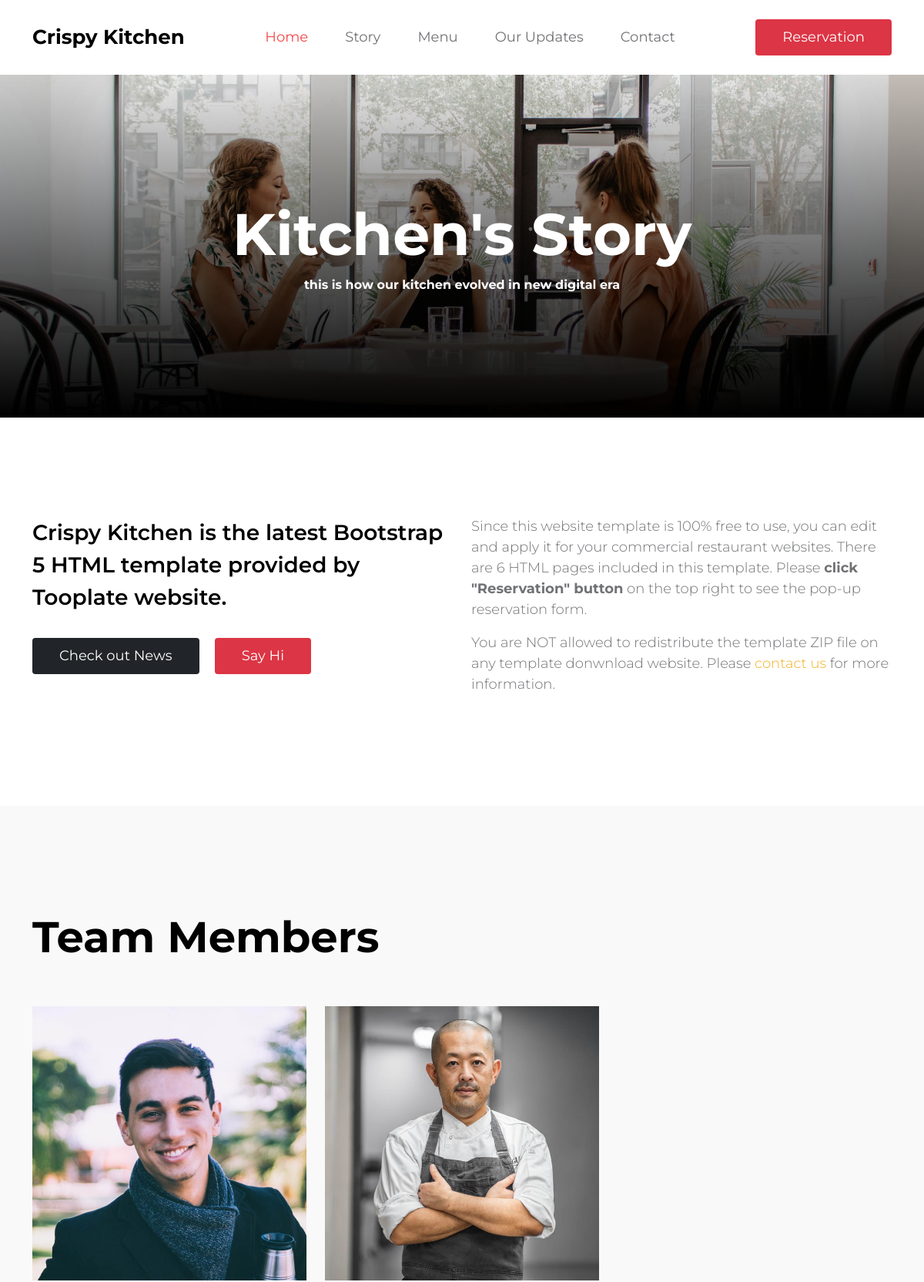
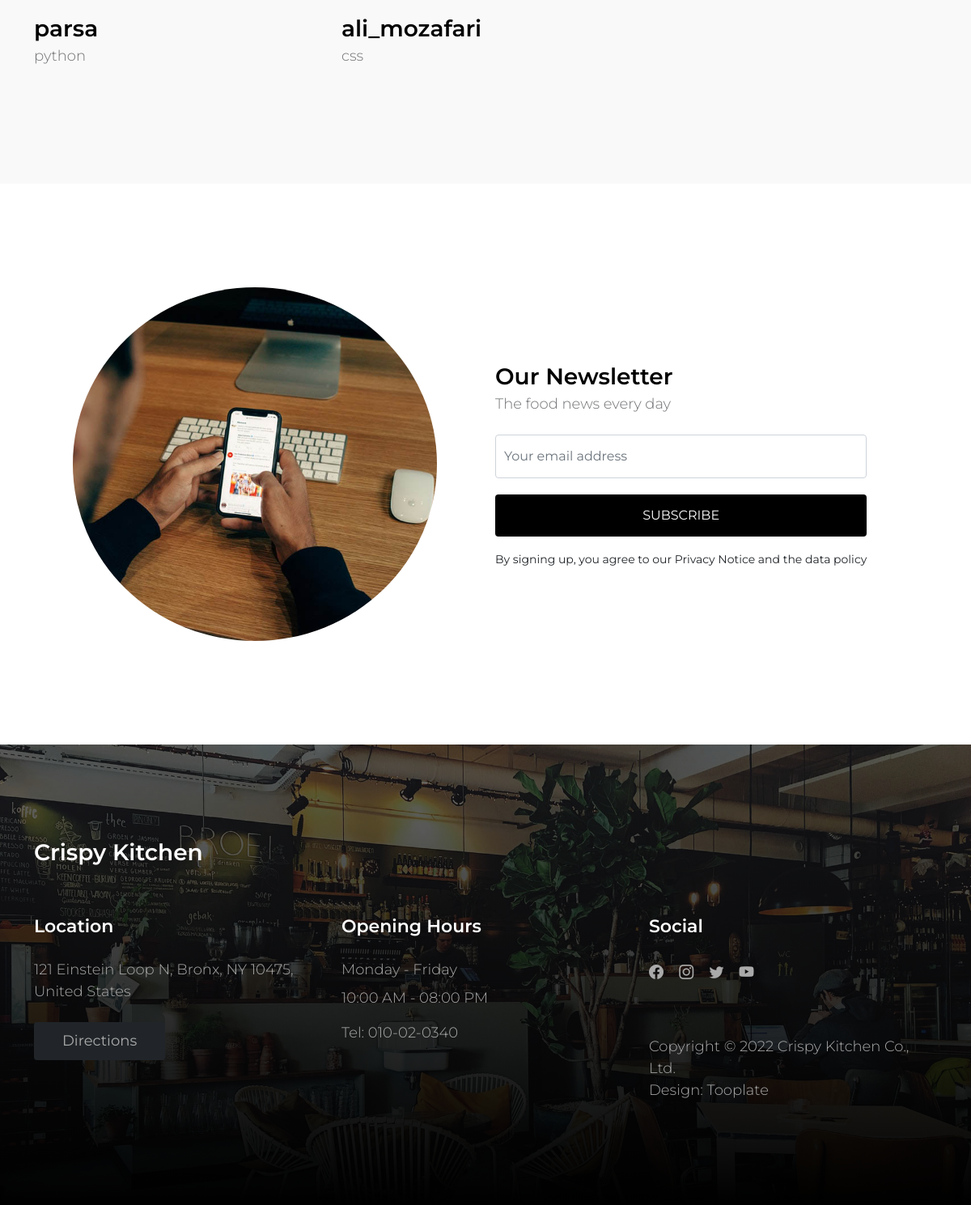
The page /about/ on the database its author committed (2 pictures, top to bottom).
### home/models.py (models this page shows, shortened)
class TeamMember(models.Model):
    name = models.CharField(max_length=20)
    image = models.ImageField(upload_to='team_members/')
    responsibility = models.CharField(max_length=20)
    description = models.TextField(null=True, blank=True)

### home/views.py (the view, shortened to what this page needs)
# urls.py: path('about/', AboutView.as_view(), name='about'),
class AboutView(View):
    template_name = 'home/about.html'
    def get(self, request):
        team = TeamMember.objects.all()
        return render(request, self.template_name, {'team': team})

### home/templates/home/about.html (shortened to what this page needs)
{% extends 'base.html' %}
{% load static %}
{% block main %}
    <main>
        <header class="site-header site-about-header">
            <div class="container">
                <div class="row">
                    <div class="col-lg-10 col-12 mx-auto">
                        <h1 class="text-white">Kitchen's Story</h1>
                        <strong class="text-white">this is how our kitchen evolved in new digital era</strong>
                    </div>
                </div>
            </div>
            <div class="overlay"></div>
        </header>
        <section class="about section-padding bg-white">
            <div class="container">
                <div class="row">
                    <div class="col-lg-6 col-12 mb-2">
                        <h4 class="mb-3">Crispy Kitchen is the latest Bootstrap 5 HTML template provided by Tooplate
                            website.</h4>
                        <a href="news.html" class="custom-btn btn btn-dark mt-3">Check out News</a>
                        <a href="{% url 'contact' %}" class="custom-btn btn btn-danger mt-3 ms-3">Say Hi</a>
                    </div>
                    <div class="col-lg-6 col-12">
                        <p>Since this website template is 100% free to use, you can edit and apply it for your
                            commercial restaurant websites. There are 6 HTML pages included in this template. Please
                            <strong>click "Reservation" button</strong> on the top right to see the pop-up reservation
                            form.</p>
                        <p>You are NOT allowed to redistribute the template ZIP file on any template donwnload website.
                            Please <a href="{% url 'contact' %}" target="_blank">contact us</a> for more
                            information.</p>
                    </div>
                </div>
            </div>
        </section>
        <section class="about section-padding">
            <div class="container">
                <div class="row">
                    <div class="col-12">
                        <h2 class="mb-5">Team Members</h2>
                    </div>
                    {% for person in team %}
                        <div class="col-lg-4 col-12">
                            <div class="team-thumb">
                                <img src="{{ person.image.url }}"
                                     class="img-fluid team-image" alt="">
                                <div class="team-info">
                                    <h4 class="mt-3 mb-0">{{ person.name }}</h4>
                                    <p>{{ person.responsibility }}</p>
                                </div>
                            </div>
                        </div>
                    {% endfor %}
                </div>
            </div>
        </section>
        <section class="newsletter section-padding bg-white">
            <div class="container">
                <div class="row">
                    <div class="col-lg-6 col-12">
                        <img src="{% static 'images/charles-deluvio-FdDkfYFHqe4-unsplash.jpg' %}" class="img-fluid newsletter-image" alt="">
                    </div>
                    <div class="col-lg-6 col-12 d-flex align-items-center mt-5 mt-lg-0 mx-auto">
                        <div class="subscribe-form-wrap">
                            <h4 class="mb-0">Our Newsletter</h4>
                            <p>The food news every day</p>
                            <form class="custom-form subscribe-form mt-4" method="post"  role="form">
                                <input type="email" name="email" id="subscribe-email" pattern="[^ @]*@[^ @]*"
                                       class="form-control" placeholder="Your email address" required="">
                                <button type="submit" class="form-control mb-3" id="subscribe">Subscribe</button>
                                <small>By signing up, you agree to our Privacy Notice and the data policy</small>
                            </form>
                        </div>
                    </div>
                </div>
            </div>
        </section>
    </main>
{% endblock %}

### static/css/tooplate-crispy-kitchen.css (style rules this page uses)
:root { --white-color: #FFFFFF; --primary-color: #f44749; --secondary-color: #f3af24; --section-bg-color: #F9F9F9; --dark-color: #000000; --title-color: #565758; --news-title-color: #292828; --p-color: #717275; --border-color: #eaeaea; --border-radius-default: .25rem; --body-font-family: 'Montserrat', sans-serif; --h1-font-size: 76px; --h2-font-size: 56px; --h3-font-size: 42px; --h4-font-size: 28px; --h5-font-size: 26px; --h6-font-size: 22px; --p-font-size: 18px; --menu-font-size: 18px; --category-font-size: 14px; --font-weight-light: 300; --font-weight-normal: 400; --font-weight-semibold: 600; --font-weight-bold: 700; }
body { background: var(--white-color); font-family: var(--body-font-family); position: relative; }
h2, h3, h4, h5, h6 { color: var(--dark-color); line-height: inherit; }
h1, h2, h3, h4, h5, h6 { font-weight: var(--font-weight-semibold); }
h1, h2 { font-weight: var(--font-weight-bold); }
h1 { font-size: var(--h1-font-size); line-height: normal; }
h2 { font-size: var(--h2-font-size); }
h4 { font-size: var(--h4-font-size); }
p, .list .list-item { color: var(--p-color); font-size: var(--p-font-size); font-weight: var(--font-weight-light); }
a, button { touch-action: manipulation; transition: all 0.3s; }
a { color: var(--secondary-color); text-decoration: none; }
.section-padding { padding-top: 8rem; padding-bottom: 8rem; }
b, strong { font-weight: var(--font-weight-bold); }
.custom-btn { border: 0; color: var(--white-color); font-size: var(--menu-font-size); padding: 10px 35px; }
.site-header { background-repeat: no-repeat; background-position: center; background-size: cover; padding-top: 10rem; padding-bottom: 10rem; text-align: center; position: relative; }
.site-header .container { position: relative; z-index: 2; }
.site-about-header { background-image: url('../images/header/briana-tozour-V_Nkf1E-vYA-unsplash.jpg'); }
.overlay { background: linear-gradient(to top, var(--dark-color), transparent 100%); position: absolute; top: 0; right: 0; bottom: 0; left: 0; }
.menu, .about, .news, .related-news, .newsletter, .comments { background: var(--section-bg-color); }
.newsletter-image { border-radius: 100%; object-fit: cover; display: block; margin: 0 auto; max-width: 450px; max-height: 450px; }
.custom-form .form-control { margin-bottom: 20px; padding: 14px 10px; transition: all 0.3s; }
.custom-form button[type="submit"] { background: var(--dark-color); border: 0; color: var(--white-color); text-transform: uppercase; }
.subscribe-form .form-control { margin-top: 20px; margin-bottom: 10px; }

### rows shown on the page
TeamMember: image (picture), name "parsa", responsibility "python"
TeamMember: image (picture), name "ali_mozafari", responsibility "css"
